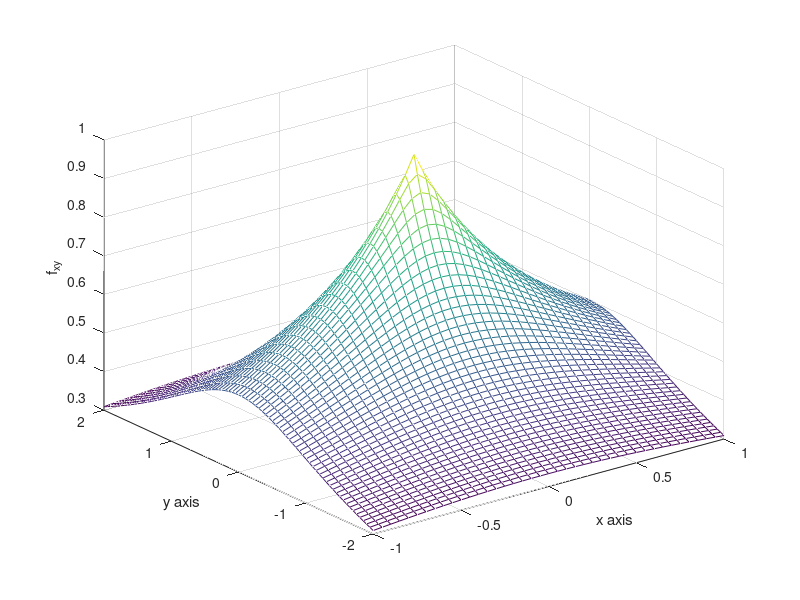
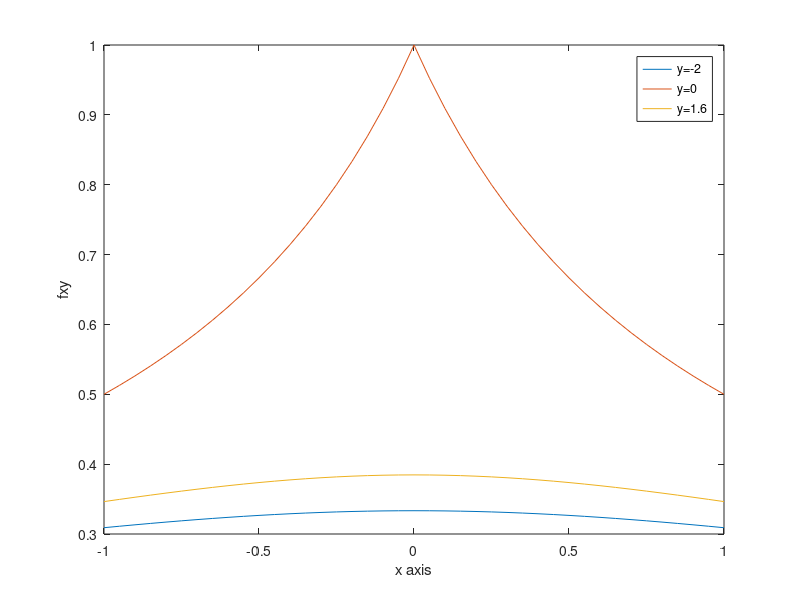

MATLAB code for these plots, in order:
x = [-1:0.05:1];
y = [-2:0.05:2];

[X,Y] =  meshgrid(x,y);
fxy = 1./(1+(X.^2+Y.^2).^0.5);

figure
mesh(X,Y,fxy);
xlabel('x axis');
ylabel('y axis');
zlabel('f_{xy}');



%to show 3 fxy based on fixed y

figure
y = -2;
[X,Y] =  meshgrid(x,y);
fxy = 1./(1+(X.^2+Y.^2).^0.5);
plot(x, fxy);
legend('y=-2');

xlabel('x axis');
ylabel('fxy');

hold on

y = 0;
[X,Y] =  meshgrid(x,y);
fxy = 1./(1+(X.^2+Y.^2).^0.5);
plot(x, fxy);
legend('y=0');

hold on

y = 1.6;
[X,Y] =  meshgrid(x,y);
fxy = 1./(1+(X.^2+Y.^2).^0.5);
plot(x, fxy);
legend('y=-2', 'y=0','y=1.6');


% find


y = [-2:0.05:2];

[r,c] = find(y==1.6)
